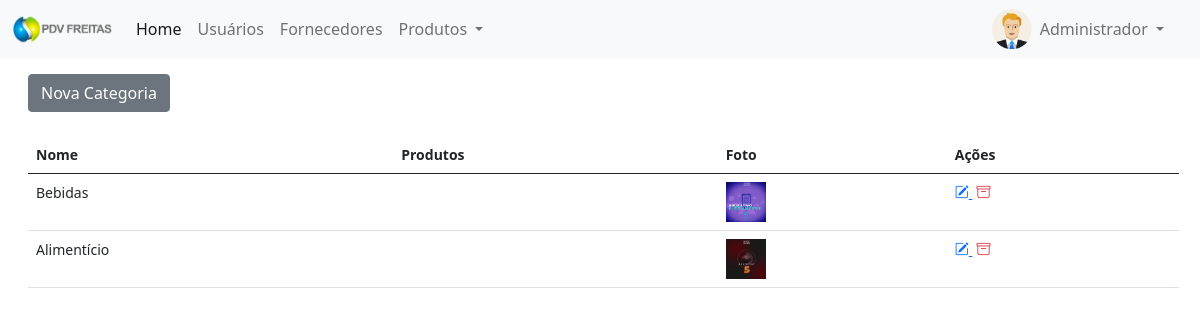
/pdv/painel-adm/index.php?pagina=categorias (signed in), run on the app's committed database.
### tables this page shows
CREATE TABLE `usuarios` (
  `id` int(11) NOT NULL,
  `nome` varchar(50) NOT NULL,
  `email` varchar(50) NOT NULL,
  `cpf` varchar(20) NOT NULL,
  `senha` varchar(20) NOT NULL,
  `nivel` varchar(20) NOT NULL
);

CREATE TABLE `categorias` (
  `id` int(11) NOT NULL,
  `nome` varchar(50) NOT NULL,
  `foto` varchar(150) DEFAULT NULL
);

### pdv/painel-adm/index.php (the view, shortened to what this page needs)
<?php
require_once('../conexao.php');
$menu1 = 'home';
$menu2 = 'usuarios';
$menu3 = 'fornecedores';
$menu4 = 'categorias';
$query = $pdo->query("SELECT * from usuarios WHERE id = '$_SESSION[id_usuario]'");
$res = $query->fetchAll(PDO::FETCH_ASSOC);
$nome_usu = $res[0]['nome'];
 ?>
<!DOCTYPE html>
<html>
<head>
	<link href="https://cdn.jsdelivr.net/npm/bootstrap@5.0.0-beta1/dist/css/bootstrap.min.css" rel="stylesheet">
	<link rel="stylesheet" type="text/css" href="../vendor/DataTables/datatables.min.css"/>
	<link rel="stylesheet" href="https://cdn.jsdelivr.net/npm/bootstrap-icons@1.3.0/font/bootstrap-icons.css">
</head>
<body>
	<nav class="navbar navbar-expand-lg navbar-light bg-light">
  <div class="container-fluid">
    <a class="navbar-brand" href="index.php">
    	<img src="../img/logo-texto-escuro.png" width="100">
    </a>
    <div class="collapse navbar-collapse" id="navbarSupportedContent">
      <ul class="navbar-nav me-auto mb-2 mb-lg-0">
        <li class="nav-item">
          <a class="nav-link active" aria-current="page" href="index.php?pagina=<?php echo $menu1 ?>">Home</a>
        </li>
        <li class="nav-item">
          <a class="nav-link" href="index.php?pagina=<?php echo $menu2 ?>">Usuários</a>
        </li>
         <li class="nav-item">
          <a class="nav-link" href="index.php?pagina=<?php echo $menu3 ?>">Fornecedores</a>
        </li>
        <li class="nav-item dropdown">
          <a class="nav-link dropdown-toggle" href="#" id="navbarDropdown" role="button" data-bs-toggle="dropdown" aria-expanded="false">
            Produtos
          </a>
        </li>
      </ul>
      <div class="d-flex mx-3">
        <img src="../img/icone-user.png" width="40px" height="40px">
    <div class="collapse navbar-collapse" id="navbarNavDarkDropdown">
      <ul class="navbar-nav">
        <li class="nav-item dropdown">
          <a class="nav-link dropdown-toggle" href="#" id="navbarDarkDropdownMenuLink" role="button" data-bs-toggle="dropdown" aria-expanded="false">
            <?php echo $nome_usu ?>
          </a>
        </li>
      </ul>
    </div>
       </div>
    </div>
  </div>
</nav>
<div class="container-fluid mt-2 mx-3">
<?php
if(@$_GET['pagina'] == $menu1){
	require_once($menu1. '.php');
}
else if(@$_GET['pagina'] == $menu2){
	require_once($menu2. '.php');
}
else if(@$_GET['pagina'] == $menu3){
	require_once($menu3. '.php');
}
else if(@$_GET['pagina'] == $menu4){
	require_once($menu4. '.php');
}
else{
	require_once($menu1. '.php');
}
 ?>
</div>
</body>
</html>

### pdv/painel-adm/categorias.php (shortened to what this page needs)
<?php
$pag = 'categorias';
require_once('../conexao.php');
?>
<a href="index.php?pagina=<?php echo $pag ?>&funcao=novo" type="button" class="btn btn-secondary mt-2">Nova Categoria</a>
<div class="mt-4" style="margin-right:25px">
	<?php
	$query = $pdo->query("SELECT * from categorias order by id desc");
	$res = $query->fetchAll(PDO::FETCH_ASSOC);
	$total_reg = @count($res);
	if($total_reg > 0){
		?>
		<small>
			<table id="example" class="table table-hover my-4" style="width:100%">
				<thead>
					<tr>
						<th>Nome</th>
						<th>Produtos</th>
						<th>Foto</th>
						<th>Ações</th>
					</tr>
				</thead>
				<tbody>
					<?php
					for($i=0; $i < $total_reg; $i++){
							?>
						<tr>
							<td><?php echo $res[$i]['nome'] ?></td>
							<td></td>
							<td><img src="../img/categorias/<?php echo $res[$i]['foto'] ?>" width="40"></td>
							<td>
								<a href="index.php?pagina=<?php echo $pag ?>&funcao=editar&id=<?php echo $res[$i]['id'] ?>" title="Editar Registro">
									<i class="bi bi-pencil-square text-primary"></i>
								</a>
								<a href="index.php?pagina=<?php echo $pag ?>&funcao=deletar&id=<?php echo $res[$i]['id'] ?>" title="Excluir Registro">
									<i class="bi bi-archive text-danger mx-1"></i>
								</a>
							</td>
						</tr>
					<?php } ?>
				</tbody>
			</table>
		</small>
	<?php }else{
		echo '<p>Não existem dados para serem exibidos!!';
	} ?>
</div>

### data on the page
usuarios: nome "Administrador"
categorias: nome "Bebidas", foto (picture)
categorias: nome "Alimentício", foto (picture)
